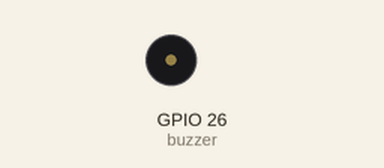
A program run on a simulated ESP32 board running MicroPython. On the bench: buzzer (waves = sounding). What the program prints to the serial console is not drawn. At 12.5 s the program stops and its outputs stay as they are.

Above: at 0.2 s.
At 4.7 s:
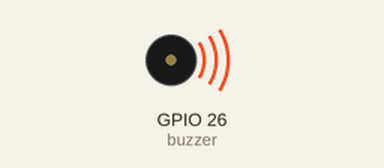
Timing chart, 0 to 13.9 s (numbered marks = the images above):
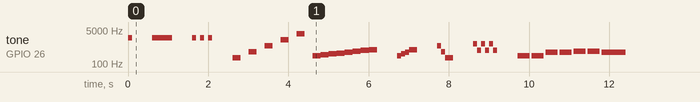

Measured:
- by itself, tone on GPIO 26 (buzzer): plays 2000 Hz for 0.10 s, 2000 Hz for 0.50 s, 2000 Hz for 0.10 s, 2000 Hz for 0.10 s, 2000 Hz for 0.10 s, 200 Hz for 0.20 s … (38 notes in this stretch)

The program:

02_buzzer_class.py
```python
# ==============================================================================
# 02_buzzer_class.py - คลาส Buzzer พื้นฐาน (Basic Buzzer Class)
# ==============================================================================
# สัปดาห์ที่ 1: เรียนรู้ OOP โดยสร้างคลาสควบคุม Buzzer
# Week 1: Learn OOP by creating a Buzzer control class
#
# *** บริบทการไทเทรชัน (Titration Context) ***
# Buzzer แจ้งเตือนเหตุการณ์สำคัญในการไทเทรชัน:
#   - เสียง beep สั้น: ยืนยันการกดปุ่ม (button press confirmed)
#   - เสียงไล่ขึ้น: การสอบเทียบสำเร็จ (calibration complete)
#   - เสียงไล่ลง: ข้อผิดพลาด (error occurred)
#   - เสียงซ้ำ 3 ครั้ง: ตรวจพบจุดสมมูล! (endpoint detected!)
#
# Buzzer signals important titration events:
#   - Short beep: Button press confirmation
#   - Ascending tones: Calibration successful
#   - Descending tones: Error occurred
#   - Triple beep: Endpoint detected - titration complete!
#
# ในการไทเทรชันจริง:
#   - endpoint_sound() = แจ้งว่าถึงจุดสมมูล หยุดหยดสารทันที
#   - error_sound() = แจ้งปัญหา เช่น เซ็นเซอร์ไม่ตอบสนอง
#   - success_sound() = สอบเทียบ pH สำเร็จ พร้อมใช้งาน
#
# วัตถุประสงค์การเรียนรู้ (Learning Objectives):
#   1. สร้างคลาสที่ใช้ PWM (Pulse Width Modulation)
#   2. เข้าใจความสัมพันธ์ระหว่างความถี่และเสียง
#   3. เรียนรู้การ cleanup ทรัพยากร PWM ด้วย deinit()
#   4. สร้าง method สำหรับเสียงต่างๆ: beep(), melody()
#
# หลักการสร้างเสียงด้วย PWM:
#   - PWM สร้างคลื่นสี่เหลี่ยมที่ความถี่ต่างๆ
#   - ความถี่ (Hz) กำหนดระดับเสียง (pitch):
#     - 262 Hz = โน้ต C (โด)
#     - 294 Hz = โน้ต D (เร)
#     - 330 Hz = โน้ต E (มี)
#   - Duty cycle กำหนดความดัง (volume):
#     - 512 = 50% = ดังปกติ
#     - 0 = ปิดเสียง
#
# ==============================================================================

from machine import Pin, PWM
import time


class Buzzer:
    """
    คลาสควบคุม Buzzer ด้วย PWM (Buzzer control class using PWM)

    คลาสนี้ช่วยให้การสร้างเสียงง่ายขึ้น และจัดการ PWM อัตโนมัติ

    This class makes sound generation easier and manages PWM automatically.

    ตัวอย่างการใช้งาน (Usage Example):
        >>> buzzer = Buzzer(26)
        >>> buzzer.beep()                # เสียง beep สั้น
        >>> buzzer.play_tone(440, 500)   # เล่นโน้ต A4 นาน 500ms
        >>> buzzer.success_sound()       # เสียงสำเร็จ
        >>> buzzer.deinit()              # ปิด PWM
    """

    # === Class Constants (ค่าคงที่ของคลาส) ===
    # โน้ตดนตรีมาตรฐาน (Standard musical notes)
    NOTES = {
        'C4': 262,  # โด (Do)
        'D4': 294,  # เร (Re)
        'E4': 330,  # มี (Mi)
        'F4': 349,  # ฟา (Fa)
        'G4': 392,  # ซอล (Sol)
        'A4': 440,  # ลา (La)
        'B4': 494,  # ที (Ti)
        'C5': 523,  # โด สูง (High Do)
    }

    def __init__(self, pin_number=26, default_freq=2000, default_duty=512):
        """
        สร้าง Buzzer object (Create Buzzer object)

        Args:
            pin_number (int): หมายเลขขา GPIO
                             TitraLab ใช้ GPIO26
            default_freq (int): ความถี่เริ่มต้น Hz (default frequency)
            default_duty (int): Duty cycle เริ่มต้น 0-1023 (default duty)
                               512 = 50% = ความดังปานกลาง

        ตัวอย่าง (Example):
            buzzer = Buzzer(26)
            buzzer = Buzzer(26, default_freq=1000)  # ความถี่ต่ำกว่า
        """
        # === Instance Variables ===
        self.pin_number = pin_number
        self.default_freq = default_freq
        self.default_duty = default_duty

        # สร้าง PWM object (Create PWM object)
        # PWM = Pulse Width Modulation
        self._pin = Pin(pin_number, Pin.OUT)
        self._pwm = PWM(self._pin)
        self._pwm.freq(default_freq)
        self._pwm.duty(0)  # เริ่มต้นปิดเสียง (start with sound off)

        # สถานะ (State)
        self._is_initialized = True

        print(f"สร้าง Buzzer ที่ GPIO{pin_number} สำเร็จ")
        print(f"(Created Buzzer on GPIO{pin_number})")

    def play_tone(self, frequency, duration_ms, duty=None):
        """
        เล่นเสียงที่ความถี่และระยะเวลาที่กำหนด
        Play tone at specified frequency and duration

        Args:
            frequency (int): ความถี่ Hz เช่น 440 = โน้ต A4
                            (frequency in Hz, e.g., 440 = note A4)
            duration_ms (int): ระยะเวลา มิลลิวินาที (duration in ms)
            duty (int): Duty cycle 0-1023 (optional)
                       None = ใช้ค่าเริ่มต้น (use default)

        ตัวอย่าง (Example):
            buzzer.play_tone(440, 500)       # A4 for 500ms
            buzzer.play_tone(262, 1000, 256) # C4 for 1s, quieter
        """
        if duty is None:
            duty = self.default_duty

        # ตั้งความถี่และเปิดเสียง (Set frequency and turn on)
        self._pwm.freq(frequency)
        self._pwm.duty(duty)

        # รอตามระยะเวลา (Wait for duration)
        time.sleep_ms(duration_ms)

        # ปิดเสียง (Turn off sound)
        self._pwm.duty(0)

    def play_note(self, note_name, duration_ms):
        """
        เล่นโน้ตตามชื่อ (Play note by name)

        Args:
            note_name (str): ชื่อโน้ต เช่น 'C4', 'A4', 'G4'
                            (note name e.g., 'C4', 'A4', 'G4')
            duration_ms (int): ระยะเวลา มิลลิวินาที (duration in ms)

        ตัวอย่าง (Example):
            buzzer.play_note('C4', 500)  # โน้ต C นาน 500ms
            buzzer.play_note('A4', 250)  # โน้ต A นาน 250ms
        """
        if note_name in self.NOTES:
            frequency = self.NOTES[note_name]
            self.play_tone(frequency, duration_ms)
        else:
            print(f"ไม่พบโน้ต {note_name} (Note {note_name} not found)")

    def beep(self, duration_ms=100):
        """
        เสียง beep สั้น (Short beep sound)

        Args:
            duration_ms (int): ระยะเวลา (duration in ms)
                              ค่าเริ่มต้น: 100ms

        ตัวอย่าง (Example):
            buzzer.beep()       # beep 100ms
            buzzer.beep(50)     # beep 50ms
        """
        self.play_tone(self.default_freq, duration_ms)

    def beep_beep(self, count=2, duration_ms=100, gap_ms=100):
        """
        เสียง beep หลายครั้ง (Multiple beeps)

        Args:
            count (int): จำนวนครั้ง (number of beeps)
            duration_ms (int): ระยะเวลาแต่ละ beep (each beep duration)
            gap_ms (int): ระยะห่างระหว่าง beep (gap between beeps)

        ตัวอย่าง (Example):
            buzzer.beep_beep(3, 50, 50)  # beep 3 ครั้ง
        """
        for i in range(count):
            self.beep(duration_ms)
            if i < count - 1:  # ไม่ต้องรอหลัง beep สุดท้าย
                time.sleep_ms(gap_ms)

    def success_sound(self):
        """
        เสียงสำเร็จ - ไล่จากต่ำไปสูง (Success sound - ascending tones)

        ใช้บ่งบอกว่าการดำเนินการสำเร็จ
        Used to indicate operation success
        """
        print("เล่นเสียงสำเร็จ (Playing success sound)")
        self.play_note('C4', 100)
        self.play_note('E4', 100)
        self.play_note('G4', 100)
        self.play_note('C5', 200)

    def error_sound(self):
        """
        เสียงผิดพลาด - ไล่จากสูงไปต่ำ (Error sound - descending tones)

        ใช้บ่งบอกว่าเกิดข้อผิดพลาด
        Used to indicate an error occurred
        """
        print("เล่นเสียงผิดพลาด (Playing error sound)")
        self.play_tone(800, 100)
        self.play_tone(400, 100)
        self.play_tone(200, 200)

    def warning_sound(self):
        """
        เสียงเตือน - สลับสูง-ต่ำ (Warning sound - alternating high-low)

        ใช้เตือนผู้ใช้
        Used to warn the user
        """
        print("เล่นเสียงเตือน (Playing warning sound)")
        for _ in range(3):
            self.play_tone(1000, 100)
            self.play_tone(500, 100)

    def play_melody(self, notes, durations):
        """
        เล่นทำนองเพลง (Play melody)

        Args:
            notes (list): รายการโน้ต เช่น ['C4', 'D4', 'E4']
                         (list of notes)
            durations (list): รายการระยะเวลาแต่ละโน้ต (list of durations)

        ตัวอย่าง (Example):
            # เล่น Do-Re-Mi
            buzzer.play_melody(['C4', 'D4', 'E4'], [300, 300, 500])
        """
        if len(notes) != len(durations):
            print("ข้อผิดพลาด: จำนวน notes และ durations ต้องเท่ากัน")
            print("(Error: notes and durations must have same length)")
            return

        for note, duration in zip(notes, durations):
            self.play_note(note, duration)
            time.sleep_ms(50)  # ช่องว่างเล็กๆ ระหว่างโน้ต

    def mute(self):
        """
        ปิดเสียง (Mute/silence)
        """
        self._pwm.duty(0)

    def deinit(self):
        """
        ปิดการใช้งาน PWM และคืนทรัพยากร (Deinitialize PWM and release resources)

        สำคัญ: ต้องเรียกเมื่อใช้งานเสร็จ!
        Important: Must call when done!

        PWM ใช้ทรัพยากร hardware ถ้าไม่ deinit อาจทำให้:
        - ใช้ PWM ที่ pin อื่นไม่ได้
        - เกิด error เมื่อรันโปรแกรมใหม่
        """
        if self._is_initialized:
            self.mute()
            self._pwm.deinit()
            self._is_initialized = False
            print(f"ปิด Buzzer GPIO{self.pin_number} แล้ว")
            print(f"(Buzzer GPIO{self.pin_number} deinitialized)")


# ==============================================================================
# ตัวอย่างการใช้งาน (Usage Example)
# ==============================================================================

if __name__ == "__main__":
    print("=" * 60)
    print("ทดสอบคลาส Buzzer (Testing Buzzer Class)")
    print("=" * 60)

    # === สร้าง Buzzer object ===
    buzzer = Buzzer(26)

    try:
        # === ทดสอบ beep ===
        print("\n--- ทดสอบ beep (Testing beep) ---\n")

        print("1. beep สั้น (short beep)")
        buzzer.beep()
        time.sleep(0.5)

        print("2. beep ยาว (long beep)")
        buzzer.beep(500)
        time.sleep(0.5)

        print("3. beep 3 ครั้ง (beep 3 times)")
        buzzer.beep_beep(3, 100, 100)
        time.sleep(0.5)

        # === ทดสอบ play_tone ===
        print("\n--- ทดสอบ play_tone (Testing play_tone) ---\n")

        print("เล่นความถี่ต่างๆ (Playing different frequencies)")
        for freq in [200, 400, 800, 1600, 3200]:
            print(f"  {freq} Hz")
            buzzer.play_tone(freq, 200)
            time.sleep(0.2)

        # === ทดสอบ play_note ===
        print("\n--- ทดสอบ play_note (Testing play_note) ---\n")

        print("เล่นโน้ต Do-Re-Mi-Fa-Sol-La-Ti-Do")
        for note in ['C4', 'D4', 'E4', 'F4', 'G4', 'A4', 'B4', 'C5']:
            print(f"  {note}")
            buzzer.play_note(note, 200)

        time.sleep(0.5)

        # === ทดสอบเสียงสำเร็จ/ผิดพลาด ===
        print("\n--- ทดสอบเสียงพิเศษ (Testing special sounds) ---\n")

        buzzer.success_sound()
        time.sleep(0.5)

        buzzer.error_sound()
        time.sleep(0.5)

        buzzer.warning_sound()
        time.sleep(0.5)

        # === ทดสอบ melody ===
        print("\n--- ทดสอบ melody (Testing melody) ---\n")

        print("เล่นเพลง Twinkle Twinkle (ช่วงแรก)")
        # Twinkle Twinkle Little Star
        notes = ['C4', 'C4', 'G4', 'G4', 'A4', 'A4', 'G4']
        durations = [300, 300, 300, 300, 300, 300, 600]
        buzzer.play_melody(notes, durations)

    except KeyboardInterrupt:
        print("\n\nหยุดโปรแกรม (Program stopped)")

    finally:
        # === ทำความสะอาด (Cleanup) ===
        print("\n--- ทำความสะอาด (Cleanup) ---\n")
        buzzer.deinit()

        print("\n" + "=" * 60)
        print("สรุปสิ่งที่เรียนรู้ (What we learned):")
        print("=" * 60)
        print("""
1. สร้าง class Buzzer ที่ใช้ PWM สร้างเสียง
   (Created Buzzer class using PWM for sound)

2. เข้าใจ PWM (Pulse Width Modulation):
   - freq: ความถี่ = ระดับเสียง (pitch)
   - duty: Duty cycle = ความดัง (volume)

3. สร้าง method ที่มีประโยชน์:
   - play_tone(): เล่นเสียงที่ความถี่กำหนด
   - play_note(): เล่นโน้ตตามชื่อ
   - beep(), beep_beep(): เสียงสั้นๆ
   - success_sound(), error_sound(): เสียง feedback

4. เรียนรู้การ cleanup ทรัพยากร:
   - PWM ใช้ hardware resources
   - ต้องเรียก deinit() เมื่อใช้งานเสร็จ
   - ใช้ try-finally เพื่อให้แน่ใจว่า cleanup ทุกครั้ง

5. ใช้ Class Constants (NOTES dictionary):
   - เก็บค่าคงที่ที่ใช้ร่วมกันทุก object
   - ง่ายต่อการอ้างอิงโน้ตดนตรี
""")
        print("เสร็จสิ้น (Done)")
```
